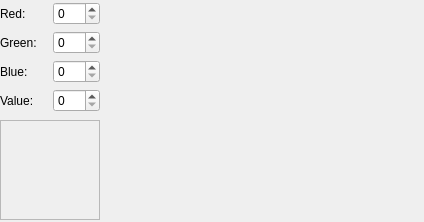
<?xml version="1.0" encoding="UTF-8"?>
<ui version="4.0">
 <class>ColorPicker</class>
 <widget class="QWidget" name="ColorPicker">
  <property name="geometry">
   <rect>
    <x>0</x>
    <y>0</y>
    <width>424</width>
    <height>222</height>
   </rect>
  </property>
  <property name="windowTitle">
   <string notr="true">Form</string>
  </property>
  <layout class="QGridLayout" name="gridLayout_main" rowstretch="0,0" columnstretch="0,0,0,0">
   <property name="leftMargin">
    <number>0</number>
   </property>
   <property name="topMargin">
    <number>0</number>
   </property>
   <property name="rightMargin">
    <number>0</number>
   </property>
   <property name="bottomMargin">
    <number>0</number>
   </property>
   <item row="0" column="0">
    <layout class="QGridLayout" name="gridLayout_3">
     <property name="leftMargin">
      <number>0</number>
     </property>
     <property name="topMargin">
      <number>0</number>
     </property>
     <property name="rightMargin">
      <number>0</number>
     </property>
     <property name="bottomMargin">
      <number>0</number>
     </property>
     <item row="0" column="0">
      <widget class="QLabel" name="label_5">
       <property name="text">
        <string>Red:</string>
       </property>
      </widget>
     </item>
     <item row="0" column="1">
      <widget class="AltSpinBox" name="spinBox_red">
       <property name="maximum">
        <number>255</number>
       </property>
       <property name="value">
        <number>0</number>
       </property>
      </widget>
     </item>
     <item row="1" column="0">
      <widget class="QLabel" name="label_6">
       <property name="text">
        <string>Green:</string>
       </property>
      </widget>
     </item>
     <item row="2" column="0">
      <widget class="QLabel" name="label_7">
       <property name="text">
        <string>Blue:</string>
       </property>
      </widget>
     </item>
     <item row="3" column="0">
      <widget class="QLabel" name="label_8">
       <property name="text">
        <string>Value:</string>
       </property>
      </widget>
     </item>
     <item row="1" column="1">
      <widget class="AltSpinBox" name="spinBox_green">
       <property name="maximum">
        <number>255</number>
       </property>
      </widget>
     </item>
     <item row="2" column="1">
      <widget class="AltSpinBox" name="spinBox_blue">
       <property name="maximum">
        <number>255</number>
       </property>
      </widget>
     </item>
     <item row="3" column="1">
      <widget class="AltSpinBox" name="spinBox_value">
       <property name="maximum">
        <number>255</number>
       </property>
      </widget>
     </item>
    </layout>
   </item>
   <item row="1" column="0">
    <widget class="QFrame" name="frame">
     <property name="maximumSize">
      <size>
       <width>100</width>
       <height>100</height>
      </size>
     </property>
     <property name="frameShape">
      <enum>QFrame::StyledPanel</enum>
     </property>
     <property name="frameShadow">
      <enum>QFrame::Plain</enum>
     </property>
     <layout class="QHBoxLayout" name="horizontalLayout">
      <property name="leftMargin">
       <number>0</number>
      </property>
      <property name="topMargin">
       <number>0</number>
      </property>
      <property name="rightMargin">
       <number>0</number>
      </property>
      <property name="bottomMargin">
       <number>0</number>
      </property>
      <item>
       <widget class="QLabel" name="label_color">
        <property name="text">
         <string/>
        </property>
       </widget>
      </item>
     </layout>
    </widget>
   </item>
   <item row="0" column="3" rowspan="2">
    <widget class="ColorCells" name="widget_colorCell" native="true"/>
   </item>
   <item row="0" column="2" rowspan="2">
    <widget class="ColorWheel" name="widget_colorWheel" native="true"/>
   </item>
   <item row="0" column="1" rowspan="2">
    <widget class="ColorValueSlider" name="widget_valueSlider" native="true"/>
   </item>
  </layout>
 </widget>
 <customwidgets>
  <customwidget>
   <class>ColorWheel</class>
   <extends>QWidget</extends>
   <header>widgets/color/colorwheel.h</header>
   <container>1</container>
  </customwidget>
  <customwidget>
   <class>ColorValueSlider</class>
   <extends>QWidget</extends>
   <header>widgets/color/colorvalueslider.h</header>
   <container>1</container>
  </customwidget>
  <customwidget>
   <class>ColorCells</class>
   <extends>QWidget</extends>
   <header>widgets/color/colorcells.h</header>
   <container>1</container>
  </customwidget>
  <customwidget>
   <class>AltSpinBox</class>
   <extends>QSpinBox</extends>
   <header>altspinbox.h</header>
  </customwidget>
 </customwidgets>
 <resources/>
 <connections/>
</ui>
